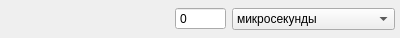
<?xml version="1.0" encoding="UTF-8"?>
<ui version="4.0">
 <class>TimeParam</class>
 <widget class="QFrame" name="TimeParam">
  <property name="geometry">
   <rect>
    <x>0</x>
    <y>0</y>
    <width>400</width>
    <height>38</height>
   </rect>
  </property>
  <property name="windowTitle">
   <string>Frame</string>
  </property>
  <property name="frameShape">
   <enum>QFrame::NoFrame</enum>
  </property>
  <property name="frameShadow">
   <enum>QFrame::Raised</enum>
  </property>
  <layout class="QHBoxLayout" name="horizontalLayout">
   <property name="margin">
    <number>5</number>
   </property>
   <item>
    <widget class="QLabel" name="l_info">
     <property name="sizePolicy">
      <sizepolicy hsizetype="Preferred" vsizetype="Preferred">
       <horstretch>0</horstretch>
       <verstretch>0</verstretch>
      </sizepolicy>
     </property>
     <property name="text">
      <string/>
     </property>
    </widget>
   </item>
   <item>
    <widget class="QSpinBox" name="time">
     <property name="sizePolicy">
      <sizepolicy hsizetype="Fixed" vsizetype="Fixed">
       <horstretch>0</horstretch>
       <verstretch>0</verstretch>
      </sizepolicy>
     </property>
     <property name="buttonSymbols">
      <enum>QAbstractSpinBox::NoButtons</enum>
     </property>
     <property name="maximum">
      <number>2000000000</number>
     </property>
    </widget>
   </item>
   <item>
    <widget class="QComboBox" name="cb_timeUnits">
     <item>
      <property name="text">
       <string>микросекунды</string>
      </property>
     </item>
     <item>
      <property name="text">
       <string>миллисекунды</string>
      </property>
     </item>
     <item>
      <property name="text">
       <string>секунды</string>
      </property>
     </item>
     <item>
      <property name="text">
       <string>минуты</string>
      </property>
     </item>
     <item>
      <property name="text">
       <string>часы</string>
      </property>
     </item>
     <item>
      <property name="text">
       <string>сутки</string>
      </property>
     </item>
     <item>
      <property name="text">
       <string>недели</string>
      </property>
     </item>
     <item>
      <property name="text">
       <string>месяцы</string>
      </property>
     </item>
     <item>
      <property name="text">
       <string>годы</string>
      </property>
     </item>
    </widget>
   </item>
  </layout>
 </widget>
 <resources/>
 <connections/>
</ui>
